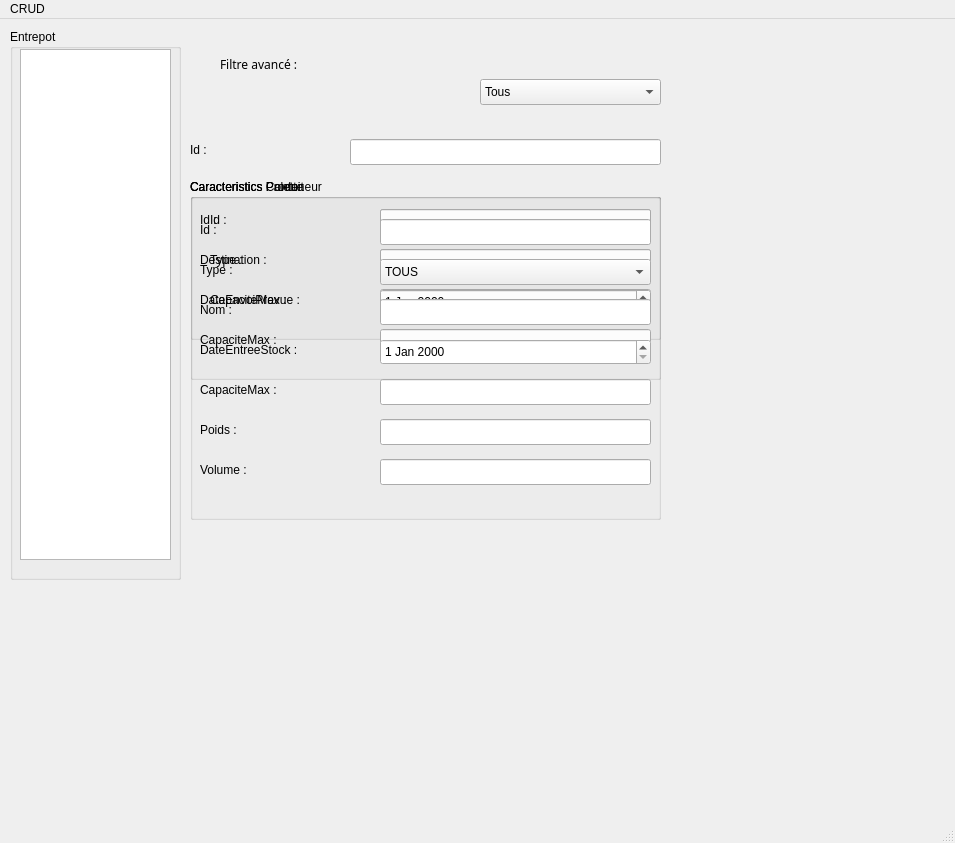
<?xml version="1.0" encoding="UTF-8"?>
<ui version="4.0">
 <class>MainWindow</class>
 <widget class="QMainWindow" name="MainWindow">
  <property name="geometry">
   <rect>
    <x>0</x>
    <y>0</y>
    <width>955</width>
    <height>843</height>
   </rect>
  </property>
  <property name="windowTitle">
   <string>MainWindow</string>
  </property>
  <widget class="QWidget" name="centralwidget">
   <widget class="QGroupBox" name="groupBox">
    <property name="geometry">
     <rect>
      <x>10</x>
      <y>10</y>
      <width>171</width>
      <height>551</height>
     </rect>
    </property>
    <property name="title">
     <string>Entrepot</string>
    </property>
    <widget class="QTreeView" name="treeView">
     <property name="geometry">
      <rect>
       <x>10</x>
       <y>20</y>
       <width>151</width>
       <height>511</height>
      </rect>
     </property>
    </widget>
   </widget>
   <widget class="QLabel" name="label">
    <property name="geometry">
     <rect>
      <x>220</x>
      <y>30</y>
      <width>191</width>
      <height>31</height>
     </rect>
    </property>
    <property name="font">
     <font>
      <family>Wide Latin</family>
     </font>
    </property>
    <property name="text">
     <string>Filtre avancé : </string>
    </property>
   </widget>
   <widget class="QComboBox" name="comboBoxTypeModel">
    <property name="geometry">
     <rect>
      <x>480</x>
      <y>60</y>
      <width>181</width>
      <height>26</height>
     </rect>
    </property>
    <item>
     <property name="text">
      <string>Tous</string>
     </property>
    </item>
    <item>
     <property name="text">
      <string>Conteneur</string>
     </property>
    </item>
    <item>
     <property name="text">
      <string>Palette</string>
     </property>
    </item>
    <item>
     <property name="text">
      <string>Produit</string>
     </property>
    </item>
   </widget>
   <widget class="QLabel" name="label_2">
    <property name="geometry">
     <rect>
      <x>190</x>
      <y>120</y>
      <width>101</width>
      <height>21</height>
     </rect>
    </property>
    <property name="text">
     <string>Id : </string>
    </property>
   </widget>
   <widget class="QLineEdit" name="lineEdit">
    <property name="geometry">
     <rect>
      <x>350</x>
      <y>120</y>
      <width>311</width>
      <height>26</height>
     </rect>
    </property>
   </widget>
   <widget class="QGroupBox" name="groupBox_Conteneur">
    <property name="geometry">
     <rect>
      <x>190</x>
      <y>160</y>
      <width>471</width>
      <height>161</height>
     </rect>
    </property>
    <property name="title">
     <string>Caracteristics Conteneur</string>
    </property>
    <widget class="QLabel" name="label_3">
     <property name="geometry">
      <rect>
       <x>20</x>
       <y>70</y>
       <width>101</width>
       <height>21</height>
      </rect>
     </property>
     <property name="text">
      <string>Type : </string>
     </property>
    </widget>
    <widget class="QComboBox" name="comboBox_2">
     <property name="geometry">
      <rect>
       <x>190</x>
       <y>70</y>
       <width>271</width>
       <height>26</height>
      </rect>
     </property>
     <item>
      <property name="text">
       <string>TOUS</string>
      </property>
     </item>
     <item>
      <property name="text">
       <string>NORMAL</string>
      </property>
     </item>
     <item>
      <property name="text">
       <string>FROID</string>
      </property>
     </item>
     <item>
      <property name="text">
       <string>FRAGILE</string>
      </property>
     </item>
     <item>
      <property name="text">
       <string/>
      </property>
     </item>
    </widget>
    <widget class="QLabel" name="label_4">
     <property name="geometry">
      <rect>
       <x>20</x>
       <y>110</y>
       <width>101</width>
       <height>21</height>
      </rect>
     </property>
     <property name="text">
      <string>CapaciteMax : </string>
     </property>
    </widget>
    <widget class="QLineEdit" name="lineEdit_2">
     <property name="geometry">
      <rect>
       <x>190</x>
       <y>110</y>
       <width>271</width>
       <height>26</height>
      </rect>
     </property>
    </widget>
    <widget class="QLineEdit" name="lineEdit_18">
     <property name="geometry">
      <rect>
       <x>190</x>
       <y>30</y>
       <width>271</width>
       <height>26</height>
      </rect>
     </property>
    </widget>
    <widget class="QLabel" name="label_32">
     <property name="geometry">
      <rect>
       <x>20</x>
       <y>30</y>
       <width>101</width>
       <height>21</height>
      </rect>
     </property>
     <property name="text">
      <string>Id : </string>
     </property>
    </widget>
   </widget>
   <widget class="QGroupBox" name="groupBox_Palette">
    <property name="geometry">
     <rect>
      <x>190</x>
      <y>160</y>
      <width>471</width>
      <height>201</height>
     </rect>
    </property>
    <property name="title">
     <string>Caracteristics Palette</string>
    </property>
    <widget class="QLabel" name="label_9">
     <property name="geometry">
      <rect>
       <x>10</x>
       <y>30</y>
       <width>101</width>
       <height>21</height>
      </rect>
     </property>
     <property name="text">
      <string>Id : </string>
     </property>
    </widget>
    <widget class="QLabel" name="label_10">
     <property name="geometry">
      <rect>
       <x>10</x>
       <y>70</y>
       <width>101</width>
       <height>21</height>
      </rect>
     </property>
     <property name="text">
      <string>Destination : </string>
     </property>
    </widget>
    <widget class="QLineEdit" name="lineEdit_5">
     <property name="geometry">
      <rect>
       <x>190</x>
       <y>70</y>
       <width>271</width>
       <height>26</height>
      </rect>
     </property>
    </widget>
    <widget class="QLabel" name="label_11">
     <property name="geometry">
      <rect>
       <x>10</x>
       <y>110</y>
       <width>121</width>
       <height>21</height>
      </rect>
     </property>
     <property name="text">
      <string>DateEnvoiPrevue : </string>
     </property>
    </widget>
    <widget class="QDateEdit" name="dateEdit">
     <property name="geometry">
      <rect>
       <x>190</x>
       <y>110</y>
       <width>271</width>
       <height>26</height>
      </rect>
     </property>
    </widget>
    <widget class="QLineEdit" name="lineEdit_6">
     <property name="geometry">
      <rect>
       <x>190</x>
       <y>150</y>
       <width>271</width>
       <height>26</height>
      </rect>
     </property>
    </widget>
    <widget class="QLabel" name="label_12">
     <property name="geometry">
      <rect>
       <x>10</x>
       <y>150</y>
       <width>101</width>
       <height>21</height>
      </rect>
     </property>
     <property name="text">
      <string>CapaciteMax : </string>
     </property>
    </widget>
    <widget class="QLineEdit" name="lineEdit_19">
     <property name="geometry">
      <rect>
       <x>190</x>
       <y>30</y>
       <width>271</width>
       <height>26</height>
      </rect>
     </property>
    </widget>
   </widget>
   <widget class="QGroupBox" name="groupBox_Produit">
    <property name="geometry">
     <rect>
      <x>190</x>
      <y>160</y>
      <width>471</width>
      <height>341</height>
     </rect>
    </property>
    <property name="title">
     <string>Caracteristics Produit</string>
    </property>
    <widget class="QLabel" name="label_25">
     <property name="geometry">
      <rect>
       <x>10</x>
       <y>80</y>
       <width>101</width>
       <height>21</height>
      </rect>
     </property>
     <property name="text">
      <string>Type : </string>
     </property>
    </widget>
    <widget class="QComboBox" name="comboBox_9">
     <property name="geometry">
      <rect>
       <x>190</x>
       <y>80</y>
       <width>271</width>
       <height>26</height>
      </rect>
     </property>
     <item>
      <property name="text">
       <string>TOUS</string>
      </property>
     </item>
     <item>
      <property name="text">
       <string>ALIMENTAIRE</string>
      </property>
     </item>
     <item>
      <property name="text">
       <string>ELECTRONIQUE</string>
      </property>
     </item>
     <item>
      <property name="text">
       <string>MEDICAMENT</string>
      </property>
     </item>
     <item>
      <property name="text">
       <string/>
      </property>
     </item>
    </widget>
    <widget class="QLabel" name="label_26">
     <property name="geometry">
      <rect>
       <x>10</x>
       <y>120</y>
       <width>101</width>
       <height>21</height>
      </rect>
     </property>
     <property name="text">
      <string>Nom : </string>
     </property>
    </widget>
    <widget class="QLineEdit" name="lineEdit_13">
     <property name="geometry">
      <rect>
       <x>190</x>
       <y>120</y>
       <width>271</width>
       <height>26</height>
      </rect>
     </property>
    </widget>
    <widget class="QLabel" name="label_27">
     <property name="geometry">
      <rect>
       <x>10</x>
       <y>160</y>
       <width>121</width>
       <height>21</height>
      </rect>
     </property>
     <property name="text">
      <string>DateEntreeStock : </string>
     </property>
    </widget>
    <widget class="QDateEdit" name="dateEdit_5">
     <property name="geometry">
      <rect>
       <x>190</x>
       <y>160</y>
       <width>271</width>
       <height>26</height>
      </rect>
     </property>
    </widget>
    <widget class="QLineEdit" name="lineEdit_14">
     <property name="geometry">
      <rect>
       <x>190</x>
       <y>200</y>
       <width>271</width>
       <height>26</height>
      </rect>
     </property>
    </widget>
    <widget class="QLabel" name="label_28">
     <property name="geometry">
      <rect>
       <x>10</x>
       <y>200</y>
       <width>101</width>
       <height>21</height>
      </rect>
     </property>
     <property name="text">
      <string>CapaciteMax : </string>
     </property>
    </widget>
    <widget class="QLineEdit" name="lineEdit_15">
     <property name="geometry">
      <rect>
       <x>190</x>
       <y>240</y>
       <width>271</width>
       <height>26</height>
      </rect>
     </property>
    </widget>
    <widget class="QLabel" name="label_29">
     <property name="geometry">
      <rect>
       <x>10</x>
       <y>240</y>
       <width>101</width>
       <height>21</height>
      </rect>
     </property>
     <property name="text">
      <string>Poids : </string>
     </property>
    </widget>
    <widget class="QLabel" name="label_30">
     <property name="geometry">
      <rect>
       <x>10</x>
       <y>280</y>
       <width>101</width>
       <height>21</height>
      </rect>
     </property>
     <property name="text">
      <string>Volume : </string>
     </property>
    </widget>
    <widget class="QLineEdit" name="lineEdit_16">
     <property name="geometry">
      <rect>
       <x>190</x>
       <y>280</y>
       <width>271</width>
       <height>26</height>
      </rect>
     </property>
    </widget>
    <widget class="QLineEdit" name="lineEdit_17">
     <property name="geometry">
      <rect>
       <x>190</x>
       <y>40</y>
       <width>271</width>
       <height>26</height>
      </rect>
     </property>
    </widget>
    <widget class="QLabel" name="label_31">
     <property name="geometry">
      <rect>
       <x>10</x>
       <y>40</y>
       <width>101</width>
       <height>21</height>
      </rect>
     </property>
     <property name="text">
      <string>Id : </string>
     </property>
    </widget>
   </widget>
  </widget>
  <widget class="QMenuBar" name="menubar">
   <property name="geometry">
    <rect>
     <x>0</x>
     <y>0</y>
     <width>955</width>
     <height>22</height>
    </rect>
   </property>
   <widget class="QMenu" name="menuCRUD">
    <property name="title">
     <string>CRUD</string>
    </property>
    <addaction name="actionAjoute_Produit"/>
    <addaction name="actionAjouter_Conteneur"/>
   </widget>
   <addaction name="menuCRUD"/>
  </widget>
  <widget class="QStatusBar" name="statusbar"/>
  <action name="actionAjoute_Produit">
   <property name="text">
    <string>Ajoute Produit</string>
   </property>
  </action>
  <action name="actionAjouter_Conteneur">
   <property name="text">
    <string>Ajouter Conteneur</string>
   </property>
  </action>
 </widget>
 <resources/>
 <connections/>
</ui>
